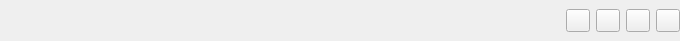
<?xml version="1.0" encoding="UTF-8"?>
<ui version="4.0">
 <class>WidgetHeader</class>
 <widget class="QWidget" name="WidgetHeader">
  <property name="geometry">
   <rect>
    <x>0</x>
    <y>0</y>
    <width>680</width>
    <height>41</height>
   </rect>
  </property>
  <property name="focusPolicy">
   <enum>Qt::ClickFocus</enum>
  </property>
  <property name="windowTitle">
   <string>Form</string>
  </property>
  <layout class="QHBoxLayout" name="horizontalLayout">
   <property name="spacing">
    <number>6</number>
   </property>
   <property name="leftMargin">
    <number>0</number>
   </property>
   <property name="topMargin">
    <number>0</number>
   </property>
   <property name="rightMargin">
    <number>0</number>
   </property>
   <property name="bottomMargin">
    <number>0</number>
   </property>
   <item>
    <widget class="QLabel" name="label">
     <property name="toolTip">
      <string>首页图标</string>
     </property>
     <property name="text">
      <string/>
     </property>
     <property name="pixmap">
      <pixmap resource="../resource.qrc">:/asset/logo.ico</pixmap>
     </property>
    </widget>
   </item>
   <item>
    <spacer name="horizontalSpacer">
     <property name="orientation">
      <enum>Qt::Horizontal</enum>
     </property>
     <property name="sizeHint" stdset="0">
      <size>
       <width>40</width>
       <height>20</height>
      </size>
     </property>
    </spacer>
   </item>
   <item>
    <widget class="QToolButton" name="toolButton_minimizedWindow">
     <property name="maximumSize">
      <size>
       <width>36</width>
       <height>16777215</height>
      </size>
     </property>
     <property name="toolTip">
      <string>最小</string>
     </property>
     <property name="text">
      <string/>
     </property>
     <property name="icon">
      <iconset resource="../resource.qrc">
       <normaloff>:/asset/Home/Minus.svg</normaloff>:/asset/Home/Minus.svg</iconset>
     </property>
    </widget>
   </item>
   <item>
    <widget class="QToolButton" name="toolButton_normalWindow">
     <property name="maximumSize">
      <size>
       <width>36</width>
       <height>16777215</height>
      </size>
     </property>
     <property name="toolTip">
      <string>正常</string>
     </property>
     <property name="text">
      <string/>
     </property>
     <property name="icon">
      <iconset resource="../resource.qrc">
       <normaloff>:/asset/Home/window-restore.svg</normaloff>:/asset/Home/window-restore.svg</iconset>
     </property>
    </widget>
   </item>
   <item>
    <widget class="QToolButton" name="toolButton_MaximizedWindow">
     <property name="maximumSize">
      <size>
       <width>36</width>
       <height>16777215</height>
      </size>
     </property>
     <property name="toolTip">
      <string>最大化</string>
     </property>
     <property name="text">
      <string/>
     </property>
     <property name="icon">
      <iconset resource="../resource.qrc">
       <normaloff>:/asset/Home/window-maximize.svg</normaloff>:/asset/Home/window-maximize.svg</iconset>
     </property>
    </widget>
   </item>
   <item>
    <widget class="QToolButton" name="toolButton_closeWindow">
     <property name="minimumSize">
      <size>
       <width>16</width>
       <height>0</height>
      </size>
     </property>
     <property name="maximumSize">
      <size>
       <width>36</width>
       <height>16777215</height>
      </size>
     </property>
     <property name="toolTip">
      <string>关闭</string>
     </property>
     <property name="text">
      <string/>
     </property>
     <property name="icon">
      <iconset resource="../resource.qrc">
       <normaloff>:/asset/Home/Close.svg</normaloff>:/asset/Home/Close.svg</iconset>
     </property>
    </widget>
   </item>
  </layout>
  <action name="actionchang_user">
   <property name="text">
    <string>chang_user</string>
   </property>
  </action>
  <action name="actionchange_password">
   <property name="text">
    <string>change_password</string>
   </property>
  </action>
  <action name="actionis_autologin">
   <property name="text">
    <string>is_autologin</string>
   </property>
  </action>
  <action name="actionhelp">
   <property name="text">
    <string>help</string>
   </property>
  </action>
  <action name="actionsetting">
   <property name="text">
    <string>setting</string>
   </property>
  </action>
  <action name="actionlog">
   <property name="text">
    <string>log</string>
   </property>
  </action>
  <action name="actionconfig">
   <property name="text">
    <string>config</string>
   </property>
  </action>
 </widget>
 <resources>
  <include location="../resource.qrc"/>
 </resources>
 <connections/>
</ui>
